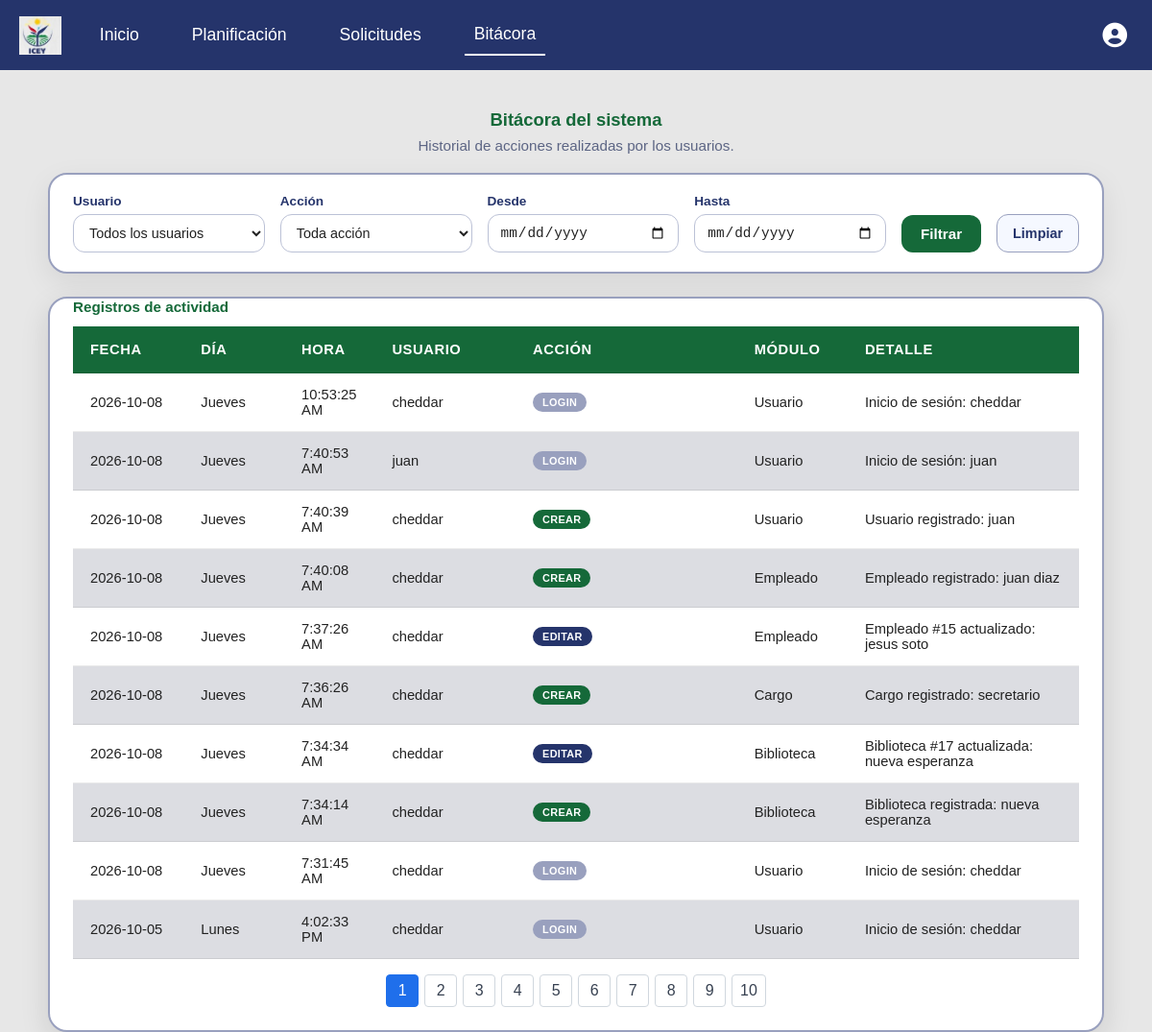
/bitacora.php (signed in), run on the app's committed database.
### tables this page shows
CREATE TABLE `bitacora` (
  `id` int(10) NOT NULL,
  `nom_dia` varchar(15) NOT NULL,
  `fecha` date NOT NULL,
  `hora` time NOT NULL,
  `id_usu` int(10) DEFAULT NULL,
  `accion` varchar(30) NOT NULL,
  `descripcion` varchar(50) NOT NULL,
  `detalle` text NOT NULL
);

### modelos/modelo_bitacora.php (called while the page is built, shortened)
<?php
function obtener_bitacora($conex, $filtros = []) {
    $params = [];
        $sql = "SELECT b.id, b.nom_dia, b.fecha, b.hora, b.id_usu, b.accion, b.descripcion, b.detalle,
                 COALESCE(u.nombre, 'No autenticado') AS nombre_usuario
            FROM bitacora b
             LEFT JOIN usuario u ON u.id = b.id_usu";
    $sql .= " ORDER BY b.fecha DESC, b.hora DESC, b.id DESC";
    try {
        $stmt = $conex->prepare($sql);
        $stmt->execute($params);
        return $stmt->fetchAll(PDO::FETCH_ASSOC);
    } catch (PDOException $e) {
        error_log("Fallo al consultar bitácora: " . $e->getMessage());
        return [];
    }
}
?>

### src/bitacora.php (the view, shortened to what this page needs)
<?php
require_once __DIR__ . '/../modelos/modelo_bitacora.php';
$conex = Conexion::conectar();
$filtros = [
    'id_usu'      => $_GET['id_usu']      ?? '',
    'accion'      => $_GET['accion']      ?? '',
    'fecha_desde' => $_GET['fecha_desde'] ?? '',
    'fecha_hasta' => $_GET['fecha_hasta'] ?? '',
];
$registros = obtener_bitacora($conex, $filtros);
$registrosPorPagina = 10;
$paginaActual = max(1, intval($_GET['page'] ?? 1));
$totalPaginas = max(1, (int)ceil(count($registros) / $registrosPorPagina));
$paginaActual = min($paginaActual, $totalPaginas);
$registros = array_slice($registros, ($paginaActual - 1) * $registrosPorPagina, $registrosPorPagina);
?>
<!DOCTYPE html>
<html lang="es">
<head>
    <link rel="stylesheet" href="./css/main.css">
    <link rel="stylesheet" href="./css/bitacora.css">
    <link rel="stylesheet" href="https://cdnjs.cloudflare.com/ajax/libs/font-awesome/6.5.1/css/all.min.css">
</head>
<body>
<?php require_once __DIR__ . '/../include/header.php'; ?>
<main class="container__bitacora">
    <h1 class="bitacora__title">Bitácora del sistema</h1>
    <p class="bitacora__subtitle">Historial de acciones realizadas por los usuarios.</p>
    <form method="GET" action="bitacora.php" class="bitacora__filtros">
        <div class="campo">
            <label for="id_usu">Usuario</label>
            <select name="id_usu" id="id_usu">
                <option value="">Todos los usuarios</option>
            </select>
        </div>
        <div class="campo">
            <label for="accion">Acción</label>
            <select name="accion" id="accion">
                <option value="">Toda acción</option>
            </select>
        </div>
        <div class="campo">
            <label for="fecha_desde">Desde</label>
            <input type="date" name="fecha_desde" id="fecha_desde" value="<?= htmlspecialchars($filtros['fecha_desde']) ?>">
        </div>
        <div class="campo">
            <label for="fecha_hasta">Hasta</label>
            <input type="date" name="fecha_hasta" id="fecha_hasta" value="<?= htmlspecialchars($filtros['fecha_hasta']) ?>">
        </div>
        <button type="submit">Filtrar</button>
        <a href="bitacora.php" class="bitacora__limpiar">Limpiar</a>
    </form>
    <div class="tabla__container bitacora__tabla-wrap">
        <table class="bitacora__tabla">
            <caption class="tabla-planificacion__caption">Registros de actividad</caption>
            <thead>
                <tr>
                    <th class="col-fecha">Fecha</th>
                    <th class="col-dia">Día</th>
                    <th class="col-hora">Hora</th>
                    <th class="col-usuario">Usuario</th>
                    <th class="col-accion">Acción</th>
                    <th class="col-modulo">Módulo</th>
                    <th class="col-detalle">Detalle</th>
                </tr>
            </thead>
            <tbody>
                <?php if (empty($registros)): ?>
                    <tr>
                        <td colspan="7" class="bitacora__vacio">No hay registros de bitácora para los filtros seleccionados.</td>
                    </tr>
                <?php else: ?>
                    <?php foreach ($registros as $r):
                        $accionClase = match (strtolower($r['accion'])) {
                            'crear'    => 'bitacora__badge--crear',
                            'editar'   => 'bitacora__badge--editar',
                            'eliminar' => 'bitacora__badge--eliminar',
                            'login'    => 'bitacora__badge--login',
                            default    => 'bitacora__badge--login',
                        };
                    ?>
                        <tr>
                            <td data-label="Fecha"><?= htmlspecialchars($r['fecha']) ?></td>
                            <td data-label="Día"><?= htmlspecialchars($r['nom_dia']) ?></td>
                            <td data-label="Hora"><?= htmlspecialchars(date('g:i:s A', strtotime($r['hora']))) ?></td>
                            <td data-label="Usuario"><?= htmlspecialchars($r['nombre_usuario']) ?></td>
                            <td data-label="Acción">
                                <span class="bitacora__badge <?= $accionClase ?>"><?= htmlspecialchars($r['accion']) ?></span>
                            </td>
                            <td data-label="Módulo"><?= htmlspecialchars($r['descripcion']) ?></td>
                            <td data-label="Detalle"><?= htmlspecialchars($r['detalle']) ?></td>
                        </tr>
                    <?php endforeach; ?>
                <?php endif; ?>
            </tbody>
        </table>
        <?php if ($totalPaginas > 1): ?>
            <nav class="paginacion" aria-label="Páginas de bitácora">
                <?php for ($pagina = 1; $pagina <= $totalPaginas; $pagina++): ?>
                    <?php $parametrosPagina = array_merge($filtros, ['page' => $pagina]); ?>
                    <a href="?<?php echo htmlspecialchars(http_build_query($parametrosPagina), ENT_QUOTES, 'UTF-8'); ?>"
                       class="paginacion__pagina<?php echo $pagina === $paginaActual ? ' activa' : ''; ?>"
                       <?php echo $pagina === $paginaActual ? 'aria-current="page"' : ''; ?>>
                        <?php echo $pagina; ?>
                    </a>
                <?php endfor; ?>
            </nav>
        <?php endif; ?>
    </div>
</main>
</body>
</html>

### include/header.php (shortened to what this page needs)
<header>
<?php
$current = basename($_SERVER['PHP_SELF'] ?? '');
$inicioActive = in_array($current, ['main2.php', 'main.html'], true);
$planActive = $current === 'index.php';
$bitacoraActive = $current === 'bitacora.php';
$esAdmin = isset($_SESSION['user_rol']) && $_SESSION['user_rol'] === 'administrador';
?>
<nav>
    <img src="./assets/image.png" alt="Logo" class="nav__logo">
    <div class="nav__links">
        <a href="main2.php" class="nav__link<?= $inicioActive ? ' active' : '' ?>">Inicio</a>
        <a href="index.php" class="nav__link<?= $planActive ? ' active' : '' ?>">Planificación</a>
        <a href="solicitud.php" class="nav__link<?= $current === 'solicitud.php' ? ' active' : '' ?>">Solicitudes</a>
        <?php if ($esAdmin): ?>
            <a href="bitacora.php" class="nav__link<?= $bitacoraActive ? ' active' : '' ?>">Bitácora</a>
        <?php endif; ?>
                <div class="nav__user">
                    <button id="userMenuButton" class="nav__user-btn" aria-haspopup="true" aria-expanded="false" title="Usuario" type="button">
                        <i class="fas fa-user-circle"></i>
                    </button>
                </div>
            </div>
        </nav>
    </header>

### src/css/main.css (style rules this page uses)
.paginacion { display: flex; justify-content: center; gap: 6px; margin-top: 16px; }
.paginacion__pagina { display: inline-flex; align-items: center; justify-content: center; min-width: 34px; height: 34px; padding: 0 8px; border: 1px solid #d0d7de; border-radius: 4px; background: #fff; color: #374151; cursor: pointer; font: inherit; text-decoration: none; }
.paginacion__pagina:hover, .paginacion__pagina.activa { background: #1f6feb; border-color: #1f6feb; color: #fff; }
* { margin: 0; padding: 0; box-sizing: border-box; }
html, body { box-sizing: border-box; margin: 0; background-color: #e7e7e7; font-family: sans-serif; }
header nav { display: flex; width: 100%; padding: 15px 0px; background-color: #25346b; color: white; align-items: center; }
.nav__logo { height: 40px; margin-left: 20px; margin-right: 20px; }
.nav__links { display: flex; align-items: center; gap: 15px; flex: 1; }
.nav__links a { text-decoration: none; color: white; padding: 10px; font-size: 1.1em; margin: 0 10px; }
.nav__link.active { border-bottom: 2px solid white; }
.nav__user { position: relative; margin-left: auto; margin-right: 20px; }
.nav__user-btn { background: transparent; border: none; color: white; cursor: pointer; font-size: 1.6rem; padding: 6px; display: flex; align-items: center; }
.tabla__container { display: block; margin: 0 auto; height: auto; width: 100%; max-width: 100%; background-color: #ffffff; box-shadow: 0px 10px 30px rgba(0, 0, 0, 0.12); padding: 0px 24px 24px; border-radius: 20px; margin-top: 15px; border: 2px solid #99a0be; overflow-x: auto; }
td, th { padding: 12px 14px; border-bottom: 1px solid rgba(0, 0, 0, 0.08); word-break: break-word; white-space: normal; overflow-wrap: anywhere; }
.tabla-planificacion__caption { caption-side: top; text-align: left; font-size: 0.95rem; font-weight: 700; color: #156939; margin-bottom: 12px; }
thead th { padding: 16px 18px; text-align: left; color: white; background-color: #156939; font-weight: 700; text-transform: uppercase; letter-spacing: 0.04em; }
td, th { padding: 16px 18px; border-bottom: 1px solid rgba(0, 0, 0, 0.08); }
tr { background-color: #ffffff; }
tbody tr:nth-child(even) { background-color: #dcdde2; }

### data on the page
bitacora: fecha "2026-10-08", nom_dia "Jueves", hora "10:53:25 AM", nombre_usuario "cheddar", accion "LOGIN", descripcion "Usuario", detalle "Inicio de sesión: cheddar"
bitacora: fecha "2026-10-08", nom_dia "Jueves", hora "7:40:53 AM", nombre_usuario "juan", accion "LOGIN", descripcion "Usuario", detalle "Inicio de sesión: juan"
bitacora: fecha "2026-10-08", nom_dia "Jueves", hora "7:40:39 AM", nombre_usuario "cheddar", accion "CREAR", descripcion "Usuario", detalle "Usuario registrado: juan"
bitacora: fecha "2026-10-08", nom_dia "Jueves", hora "7:40:08 AM", nombre_usuario "cheddar", accion "CREAR", descripcion "Empleado", detalle "Empleado registrado: juan diaz"
bitacora: fecha "2026-10-08", nom_dia "Jueves", hora "7:37:26 AM", nombre_usuario "cheddar", accion "EDITAR", descripcion "Empleado", detalle "Empleado #15 actualizado: jesus soto"
bitacora: fecha "2026-10-08", nom_dia "Jueves", hora "7:36:26 AM", nombre_usuario "cheddar", accion "CREAR", descripcion "Cargo", detalle "Cargo registrado: secretario"
bitacora: fecha "2026-10-08", nom_dia "Jueves", hora "7:34:34 AM", nombre_usuario "cheddar", accion "EDITAR", descripcion "Biblioteca", detalle "Biblioteca #17 actualizada: nueva esperanza"
bitacora: fecha "2026-10-08", nom_dia "Jueves", hora "7:34:14 AM", nombre_usuario "cheddar", accion "CREAR", descripcion "Biblioteca", detalle "Biblioteca registrada: nueva esperanza"
bitacora: fecha "2026-10-08", nom_dia "Jueves", hora "7:31:45 AM", nombre_usuario "cheddar", accion "LOGIN", descripcion "Usuario", detalle "Inicio de sesión: cheddar"
bitacora: fecha "2026-10-05", nom_dia "Lunes", hora "4:02:33 PM", nombre_usuario "cheddar", accion "LOGIN", descripcion "Usuario", detalle "Inicio de sesión: cheddar"
